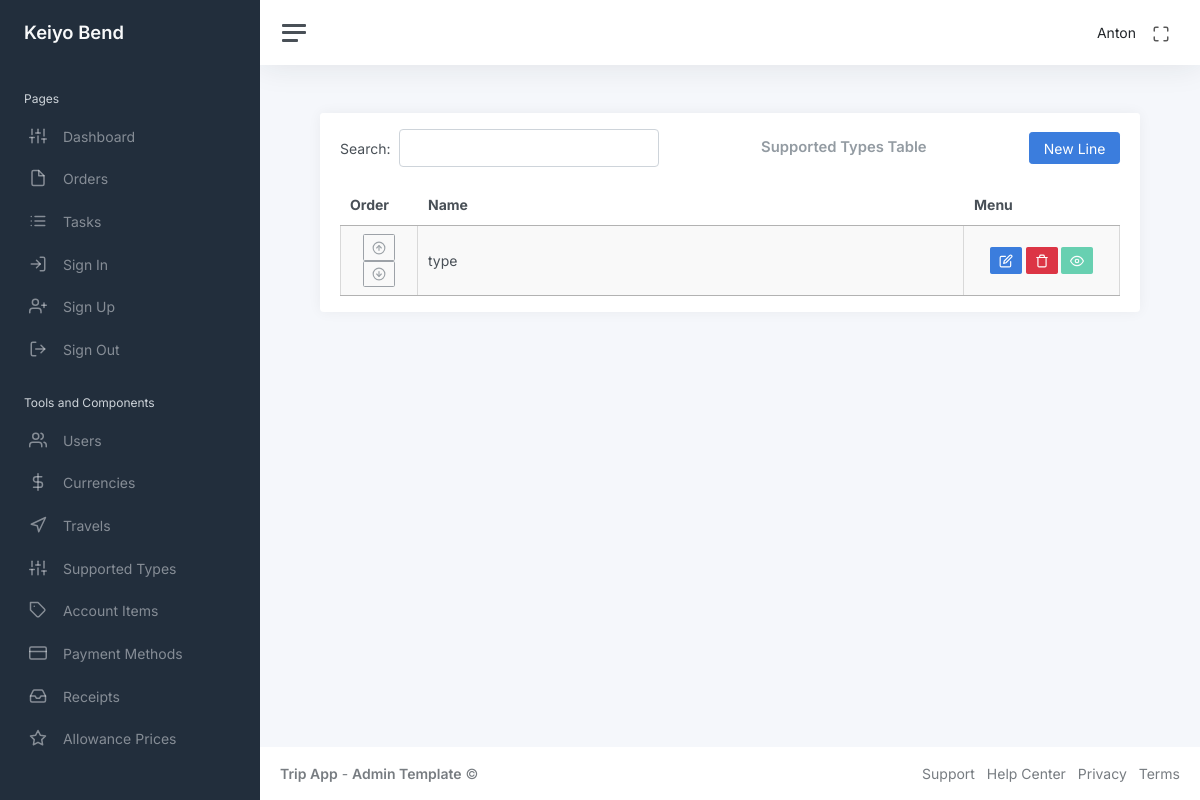
The page /admin_menu/supported_types_table (signed in) on the database as committed earlier.
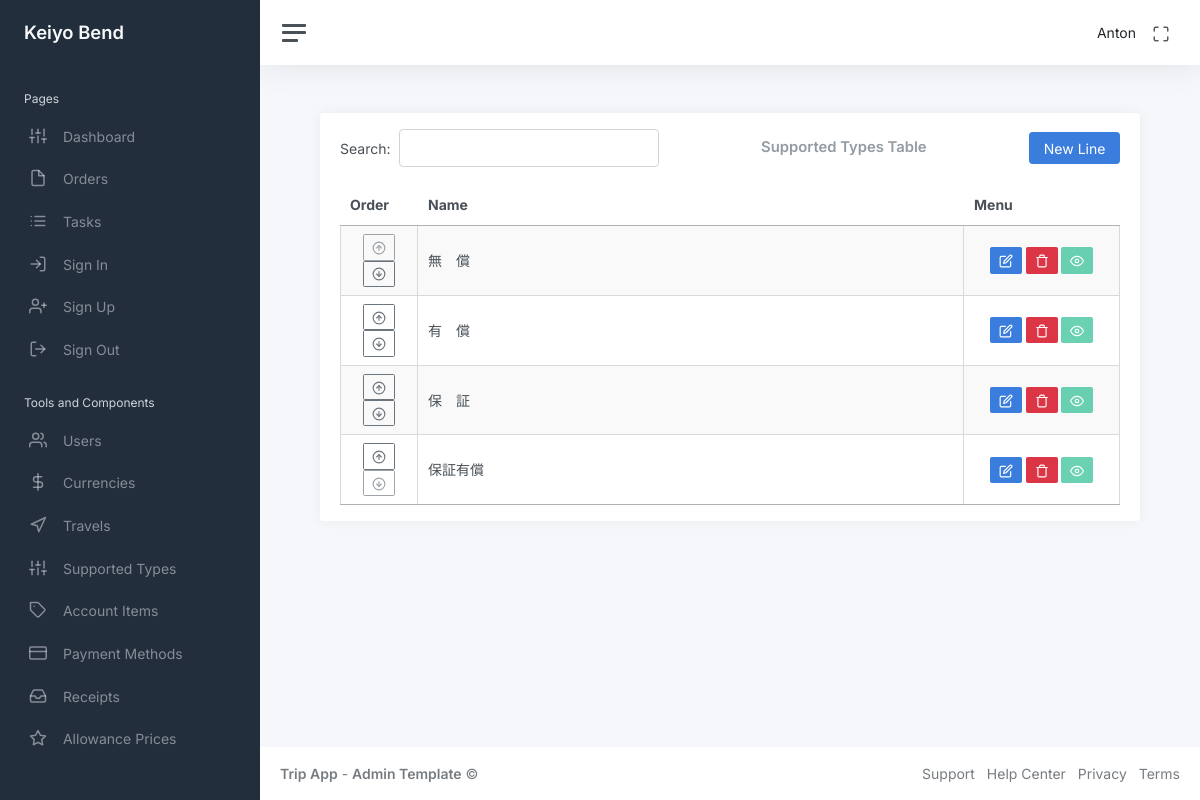
The same page on the database as committed later.
### app/admin/models/supported_types.py (models this page shows, shortened)
class SupportedTypes(db.Model):
    id: so.Mapped[int] = so.mapped_column(primary_key=True)
    supportedTypeName: so.Mapped[str] = so.mapped_column(sa.String(), nullable=False, default=None)
    is_show: so.Mapped[bool] = so.mapped_column(sa.Boolean(), default=True, index=True)
    order: so.Mapped[int] = so.mapped_column(sa.Integer(), nullable=False, index=True, default=1)
    orders = db.relationship(
        "Order", back_populates="supported_type_id", cascade="all, delete-orphan"
    )

### app/admin/routes/supported_types/supported_types_table.py (the view)
@bp.route("/admin_menu/supported_types_table")
@login_required
def supported_types_table():
    supported_types = db.session.scalars(
        sa.select(SupportedTypes).order_by(SupportedTypes.order)
    ).all()
    return render_template(
        "admin/supported_types_table.html",
        title="Supported Types Table",
        supported_types=supported_types,
    )

### app/auth/models/user.py (called while the page is built)
@login.user_loader
def load_user(id):
    return db.session.get(User, int(id))

### app/admin/templates/admin/supported_types_table.html (shortened to what this page needs)
<!DOCTYPE html>
{% extends "main/base.html" %}
{% block content %}
<link rel="stylesheet" href="{{ url_for('admin.static', filename='css/supported_types_table_style.css') }}">
<div class="container-fluid p-0">
    <div class="row">
        <div class="col-md-12 ms-sm-auto col-lg-12 px-md-4">
            <div class="card flex-fill">
                <div class="card-header py-3">
                    <div class="d-flex justify-content-between align-items-center">
                        <div id="datatableSearch"></div>
                        <h3 class="card-title mb-0">Supported Types Table</h3>
                        <button class="btn btn-primary btn-add" id="btn-add">New Line</button>
                    </div>
                </div>
                <div class="card-body py-0 mb-3">
                    <table class="display cell-border" style="width: 100%" id="supportedTypesTable">
                        <thead>
                            <tr style="text-align: center;">
                                <th class="col-order">Order</th>
                                <th class="col-name">Name</th>
                                <th class="col-menu">Menu</th>
                            </tr>
                        </thead>
                        <tbody>
                            {% for supported_type in supported_types %}
                            <tr data-id="{{ supported_type.id }}" data-order="{{ supported_type.order }}">
                                <td style="text-align:center">
                                    <button class="btn btn-sm btn-outline-secondary move-up"><i class="align-middle"
                                            data-feather="arrow-up-circle"></i></button>
                                    <button class="btn btn-sm btn-outline-secondary move-down"><i class="align-middle"
                                            data-feather="arrow-down-circle"></i></button>
                                </td>
                                <td class="view-mode supported-type-cell">{{ supported_type.supportedTypeName }}</td>
                                <td style="text-align:center">
                                    <button class="btn btn-primary btn-sm btn-edit"><i class="align-middle"
                                            data-feather="edit"></i></button>
                                    <button class="btn btn-danger btn-sm btn-delete"><i class="align-middle"
                                            data-feather="trash"></i></button>
                                    <button
                                        class="btn btn-sm btn-show-supported-type {{ 'btn-success' if supported_type.is_show else 'btn-danger' }}"
                                        disabled>
                                        {% if supported_type.is_show %}
                                        <i class="align-middle" data-feather="eye"></i>
                                        {% else %}
                                        <i class="align-middle" data-feather="eye-off"></i>
                                        {% endif %}
                                    </button>
                                </td>
                            </tr>
                            {% endfor %}
                        </tbody>
                    </table>
                </div>
            </div>
        </div>
    </div>
</div>
{% endblock %}

Rows that differ between the two databases and show on the page:
changed SupportedTypes (number 1 of 4 on the later page): supportedTypeName "type" → "無 償"
added SupportedTypes: supportedTypeName "有 償", is_show True (drawn)
added SupportedTypes: supportedTypeName "保 証", is_show True (drawn)
added SupportedTypes: supportedTypeName "保証有償", is_show True (drawn)
